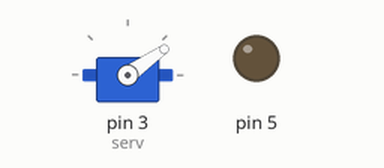
A sketch run on a simulated Arduino Uno, built with avr-gcc and run on an emulated ATmega328P. Parts: servo, output pins drawn as LEDs (lit = HIGH).

Above: at 0.55 s.
At 6.2 s:
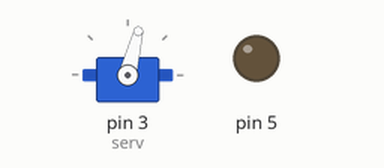
Timing chart, 0 to 8.0 s (numbered marks = the images above):
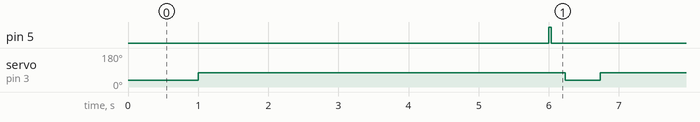

The sketch:

solenoid.ino
```cpp
#include <Servo.h>

Servo serv;

void setup() {
  serv.attach(3);
  // put your setup code here, to run once:
  pinMode(5, OUTPUT);
  serv.write(35);
  digitalWrite(5, LOW);
  delay(500);
  // digitalWrite(4, HIGH);
  // delay(5000);
  digitalWrite(5, LOW);
}

void loop() {
  // put your main code here, to run repeatedly:
  serv.write(35);
  delay(500); // 76 is 45 deg
  serv.write(76);
  delay(5000);
  digitalWrite(5, HIGH);
  delay(35);
  digitalWrite(5, LOW);
  delay(200);


}
```

Measured:
- by itself, pin 5: alternates HIGH for 0.04 s and LOW for 5.7 s
- by itself, servo on pin 3 (serv): alternates 76° for 5.2 s and 35° for 0.50 s
